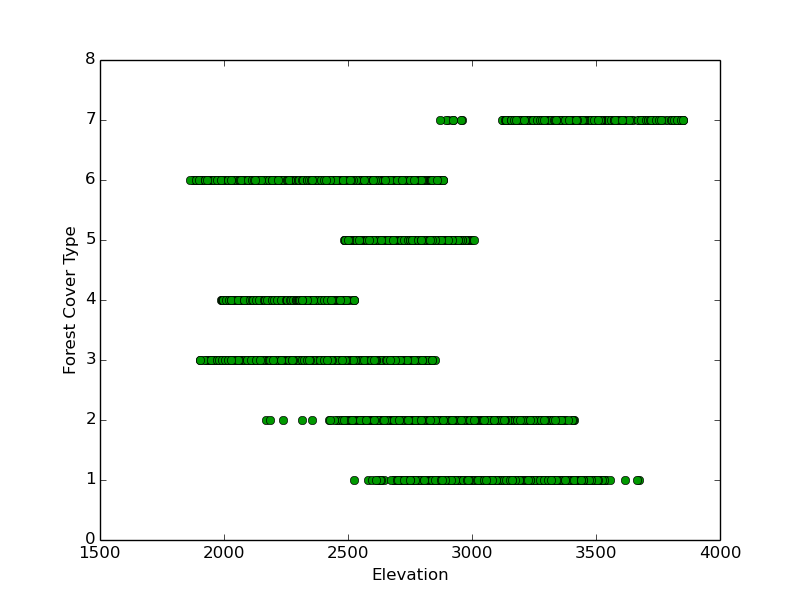

Generate this figure with Python:
#!/usr/bin/python
#
# Plots elevation against forest cover type.

import numpy as np
import matplotlib.pyplot as plt

GREEN = '#009900'

# Read the training data into a numpy array.
data = np.loadtxt('train.csv', delimiter=',', skiprows=1)

# Extract elevation and classes.
elevations = data[:,1]
classes = data[:,55]

# Plot.
plt.plot(elevations, classes, color=GREEN, linestyle='None', marker='o')
plt.axis([1500, 4000, 0, 8])
plt.xlabel('Elevation')
plt.ylabel('Forest Cover Type')

# Output.
# plt.savefig('elevation.png')
plt.show()
